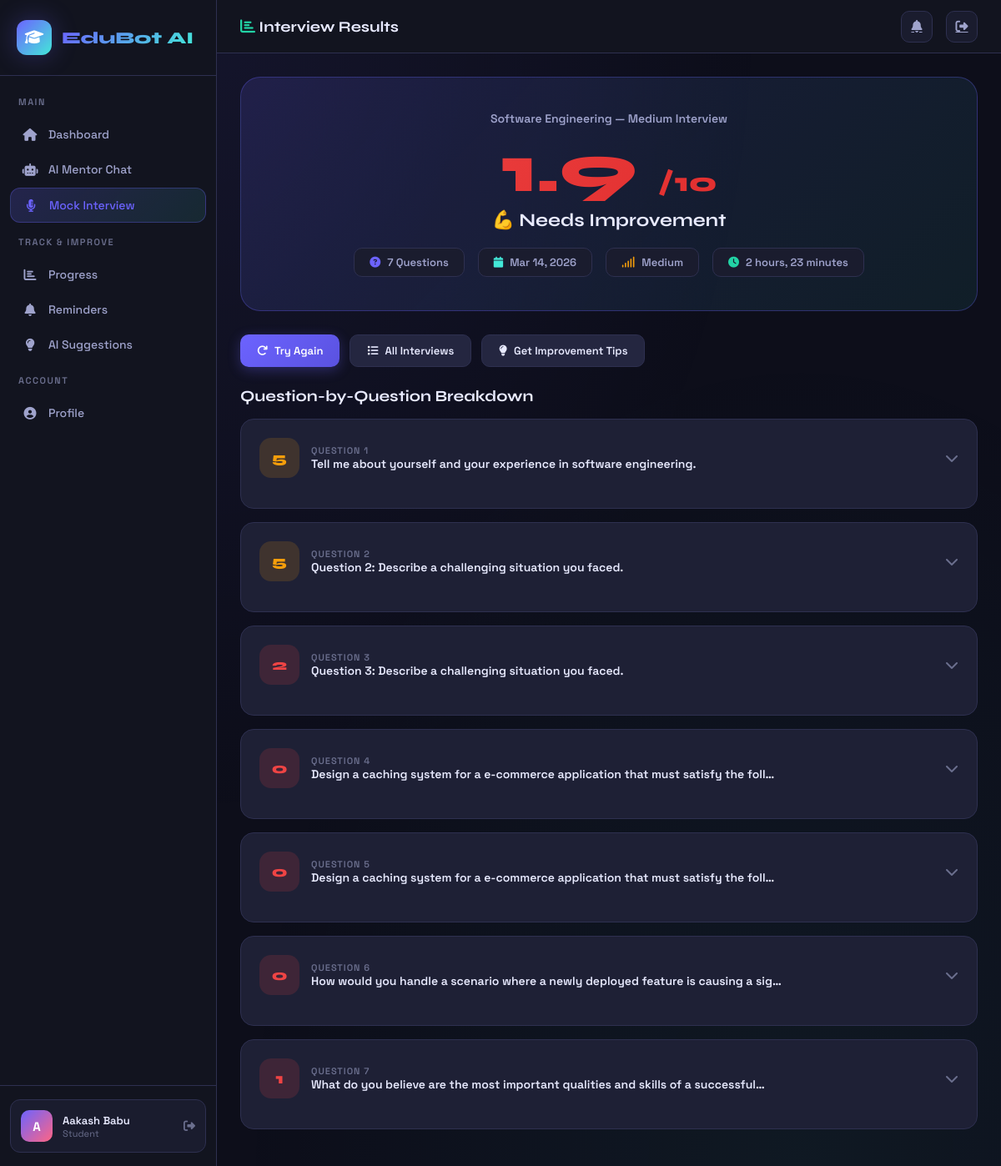
Screenshot of /interview/result/1/ (signed in) with the database file from the repository.
### core/models.py (models this page shows)
class MockInterview(models.Model):
    DOMAINS = [
        ('software_engineering', 'Software Engineering'),
        ('data_science', 'Data Science'),
        ('web_development', 'Web Development'),
        ('machine_learning', 'Machine Learning'),
        ('system_design', 'System Design'),
        ('behavioral', 'Behavioral'),
        ('hr', 'HR Round'),
    ]
    DIFFICULTY = [('easy', 'Easy'), ('medium', 'Medium'), ('hard', 'Hard')]
    STATUS = [('pending', 'Pending'), ('in_progress', 'In Progress'), ('completed', 'Completed')]
    user = models.ForeignKey(User, on_delete=models.CASCADE, related_name='interviews')
    domain = models.CharField(max_length=50, choices=DOMAINS)
    difficulty = models.CharField(max_length=10, choices=DIFFICULTY, default='medium')
    status = models.CharField(max_length=20, choices=STATUS, default='pending')
    overall_score = models.FloatField(null=True, blank=True)
    feedback_summary = models.TextField(blank=True)
    started_at = models.DateTimeField(auto_now_add=True)
    completed_at = models.DateTimeField(null=True, blank=True)
    duration_minutes = models.IntegerField(default=0)
    class Meta:
        ordering = ['-started_at']

class InterviewQuestion(models.Model):
    interview = models.ForeignKey(MockInterview, on_delete=models.CASCADE, related_name='questions')
    question_text = models.TextField()
    question_number = models.IntegerField()
    expected_answer = models.TextField(blank=True)
    user_answer = models.TextField(blank=True)
    score = models.FloatField(null=True, blank=True)
    feedback = models.TextField(blank=True)
    improvement_tips = models.TextField(blank=True)
    answered_at = models.DateTimeField(null=True, blank=True)
    class Meta:
        ordering = ['question_number']

### core/views.py (the view)
# urls.py: path('interview/result/<int:interview_id>/', views.interview_result, name='interview_result'),
@login_required
def interview_result(request, interview_id):
    interview = get_object_or_404(MockInterview, id=interview_id, user=request.user)
    questions = interview.questions.all()
    for q in questions:
        try:
            q.tips_list = json.loads(q.improvement_tips) if q.improvement_tips else []
        except:
            q.tips_list = []
    return render(request, 'interview/result.html', {'interview': interview, 'questions': questions})

### templates/interview/result.html (shortened to what this page needs)
{% extends 'base.html' %}
{% block page_title %}<i class="fas fa-chart-bar" style="color:var(--success)"></i> Interview Results{% endblock %}
{% block content %}
{% with score=interview.overall_score %}
<div class="result-hero">
  <div style="font-size:14px;color:var(--text2);font-weight:600;margin-bottom:12px">{{ interview.get_domain_display }} — {{ interview.get_difficulty_display }} Interview</div>
  <div class="big-score {% if score and score >= 7 %}high{% elif score and score >= 5 %}mid{% else %}low{% endif %}">
    {{ score|floatformat:1|default:"—" }}
    <span style="font-size:32px">/10</span>
  </div>
  <div class="grade-label">
    {% if score and score >= 8 %}🏆 Excellent Performance!
    {% elif score and score >= 6 %}👍 Good Performance
    {% elif score and score >= 4 %}📈 Average — Keep Practicing
    {% else %}💪 Needs Improvement
    {% endif %}
  </div>
  <div class="result-meta">
    <div class="meta-item"><i class="fas fa-question-circle" style="color:var(--primary)"></i> {{ questions.count }} Questions</div>
    <div class="meta-item"><i class="fas fa-calendar" style="color:var(--accent)"></i> {{ interview.started_at|date:"M d, Y" }}</div>
    <div class="meta-item"><i class="fas fa-signal" style="color:var(--warning)"></i> {{ interview.get_difficulty_display }}</div>
    {% if interview.completed_at %}
    <div class="meta-item"><i class="fas fa-clock" style="color:var(--success)"></i> {{ interview.started_at|timesince:interview.completed_at }}</div>
    {% endif %}
  </div>
</div>
{% endwith %}
<div style="display:flex;gap:12px;margin-bottom:24px;flex-wrap:wrap">
  <a href="{% url 'start_interview' %}" class="btn btn-primary"><i class="fas fa-redo"></i> Try Again</a>
  <a href="{% url 'interview_list' %}" class="btn btn-secondary"><i class="fas fa-list"></i> All Interviews</a>
  <a href="{% url 'suggestions' %}" class="btn btn-secondary"><i class="fas fa-lightbulb"></i> Get Improvement Tips</a>
</div>
<h3 style="font-family:'Syne',sans-serif;font-weight:700;margin-bottom:16px">Question-by-Question Breakdown</h3>
{% for q in questions %}
<div class="q-result-card">
  <div class="q-header" onclick="toggleQ({{ forloop.counter }})">
    <div class="q-score-badge" style="background:{% if q.score and q.score >= 7 %}rgba(34,211,165,0.15){% elif q.score and q.score >= 5 %}rgba(245,158,11,0.15){% else %}rgba(239,68,68,0.15){% endif %};color:{% if q.score and q.score >= 7 %}var(--success){% elif q.score and q.score >= 5 %}var(--warning){% else %}var(--danger){% endif %}">
      {{ q.score|floatformat:0|default:"?" }}
    </div>
    <div style="flex:1">
      <div class="q-num-label">Question {{ q.question_number }}</div>
      <div class="q-text-preview">{{ q.question_text|truncatechars:80 }}</div>
    </div>
    <i class="fas fa-chevron-down q-expand-icon" id="icon-{{ forloop.counter }}"></i>
  </div>
</div>
{% endfor %}
{% endblock %}

### templates/base.html (shortened to what this page needs)
<!DOCTYPE html>
<html lang="en">
<head>
<link rel="stylesheet" href="https://cdnjs.cloudflare.com/ajax/libs/font-awesome/6.5.0/css/all.min.css">
</head>
<body>
{% if user.is_authenticated %}
<aside class="sidebar">
  <div class="sidebar-brand">
    <div class="brand-icon"><i class="fas fa-graduation-cap"></i></div>
    <span class="brand-text">EduBot AI</span>
  </div>
  <nav class="sidebar-nav">
    {% if user.is_staff %}
    <div class="nav-section">
      <div class="nav-label">Admin Panel</div>
      <a href="{% url 'admin_dashboard' %}" class="nav-item {% if request.resolver_match.url_name == 'admin_dashboard' %}active{% endif %}">
        <i class="fas fa-fw fa-chart-pie"></i> Dashboard
      </a>
      <a href="{% url 'admin_students' %}" class="nav-item {% if 'students' in request.path %}active{% endif %}">
        <i class="fas fa-fw fa-users"></i> Students
      </a>
      <a href="{% url 'admin_analytics' %}" class="nav-item {% if 'analytics' in request.path %}active{% endif %}">
        <i class="fas fa-fw fa-chart-line"></i> Analytics
      </a>
    </div>
    {% else %}
    <div class="nav-section">
      <div class="nav-label">Main</div>
      <a href="{% url 'dashboard' %}" class="nav-item {% if request.resolver_match.url_name == 'dashboard' %}active{% endif %}">
        <i class="fas fa-fw fa-home"></i> Dashboard
      </a>
      <a href="{% url 'chatbot' %}" class="nav-item {% if 'chat' in request.path %}active{% endif %}">
        <i class="fas fa-fw fa-robot"></i> AI Mentor Chat
      </a>
      <a href="{% url 'interview_list' %}" class="nav-item {% if 'interview' in request.path %}active{% endif %}">
        <i class="fas fa-fw fa-microphone-alt"></i> Mock Interview
      </a>
    </div>
    <div class="nav-section">
      <div class="nav-label">Track & Improve</div>
      <a href="{% url 'progress' %}" class="nav-item {% if 'progress' in request.path %}active{% endif %}">
        <i class="fas fa-fw fa-chart-bar"></i> Progress
      </a>
      <a href="{% url 'reminders' %}" class="nav-item {% if 'reminder' in request.path %}active{% endif %}">
        <i class="fas fa-fw fa-bell"></i> Reminders
      </a>
      <a href="{% url 'suggestions' %}" class="nav-item {% if 'suggestion' in request.path %}active{% endif %}">
        <i class="fas fa-fw fa-lightbulb"></i> AI Suggestions
      </a>
    </div>
    <div class="nav-section">
      <div class="nav-label">Account</div>
      <a href="{% url 'profile' %}" class="nav-item {% if 'profile' in request.path %}active{% endif %}">
        <i class="fas fa-fw fa-user-circle"></i> Profile
      </a>
    </div>
    {% endif %}
  </nav>
  <div class="sidebar-footer">
    <div class="user-card">
      <div class="user-avatar">{{ user.username|first|upper }}</div>
      <div class="user-info">
        <div class="user-name">{{ user.get_full_name|default:user.username }}</div>
        <div class="user-role">{% if user.is_staff %}Administrator{% else %}Student{% endif %}</div>
      </div>
      <a href="{% url 'logout' %}" class="user-logout" title="Logout"><i class="fas fa-sign-out-alt"></i></a>
    </div>
  </div>
</aside>
<main class="main">
  <div class="topbar">
    <span class="topbar-title">{% block page_title %}Dashboard{% endblock %}</span>
    {% if not user.is_staff %}
    <a href="{% url 'reminders' %}" class="topbar-btn" title="Reminders"><i class="fas fa-bell"></i></a>
    {% endif %}
    <a href="{% url 'logout' %}" class="topbar-btn" title="Logout"><i class="fas fa-sign-out-alt"></i></a>
  </div>
  <div class="content">
    {% block content %}{% endblock %}
  </div>
</main>
{% else %}
{% block auth_content %}{% endblock %}
{% endif %}
</body>
</html>

### templates/base.html (style rules this page uses)
:root { --primary: #6C63FF; --primary-dark: #5A52E0; --secondary: #FF6584; --accent: #43E8D8; --success: #22D3A5; --warning: #F59E0B; --danger: #EF4444; --bg: #0D0E1A; --bg2: #12141F; --bg3: #1A1C2E; --card: #1E2035; --card2: #242640; --border: #2E3050; --text: #E8EAFF; --text2: #9FA3CC; --text3: #6B6F8E; --glow: 0 0 30px rgba(108,99,255,0.3); --shadow: 0 8px 32px rgba(0,0,0,0.4); --radius: 16px; }
* { margin:0;padding:0;box-sizing:border-box }
body { font-family:'Space Grotesk',sans-serif;background:var(--bg);color:var(--text);min-height:100vh;overflow-x:hidden }
body::before { content:'';position:fixed;top:0;left:0;right:0;bottom:0;background:radial-gradient(ellipse at 20% 0%,rgba(108,99,255,0.08) 0%,transparent 50%),radial-gradient(ellipse at 80% 100%,rgba(67,232,216,0.05) 0%,transparent 50%);pointer-events:none;z-index:0 }
.sidebar { position:fixed;left:0;top:0;bottom:0;width:260px;background:var(--bg2);border-right:1px solid var(--border);z-index:100;display:flex;flex-direction:column;transition:.3s }
.sidebar-brand { padding:24px 20px;display:flex;align-items:center;gap:12px;border-bottom:1px solid var(--border) }
.brand-icon { width:42px;height:42px;background:linear-gradient(135deg,var(--primary),var(--accent));border-radius:12px;display:flex;align-items:center;justify-content:center;font-size:18px;color:#fff;box-shadow:var(--glow) }
.brand-text { font-family:'Syne',sans-serif;font-size:20px;font-weight:800;background:linear-gradient(135deg,var(--primary),var(--accent));-webkit-background-clip:text;-webkit-text-fill-color:transparent }
.sidebar-nav { flex:1;padding:16px 12px;overflow-y:auto }
.nav-section { margin-bottom:8px }
.nav-label { font-size:11px;font-weight:600;color:var(--text3);text-transform:uppercase;letter-spacing:1.5px;padding:8px 10px;margin-bottom:4px }
.nav-item { display:flex;align-items:center;gap:12px;padding:11px 14px;border-radius:12px;color:var(--text2);text-decoration:none;font-size:14px;font-weight:500;transition:.2s;margin-bottom:2px;position:relative }
.nav-item.active { background:linear-gradient(135deg,rgba(108,99,255,0.2),rgba(67,232,216,0.1));color:var(--primary);border:1px solid rgba(108,99,255,0.3) }
.nav-item .fa-fw { width:20px;font-size:15px }
.sidebar-footer { padding:16px 12px;border-top:1px solid var(--border) }
.user-card { display:flex;align-items:center;gap:12px;padding:12px;background:var(--bg3);border-radius:12px;border:1px solid var(--border) }
.user-avatar { width:38px;height:38px;border-radius:10px;background:linear-gradient(135deg,var(--primary),var(--secondary));display:flex;align-items:center;justify-content:center;font-weight:700;font-size:15px;color:#fff;flex-shrink:0 }
.user-info { flex:1;min-width:0 }
.user-name { font-size:13px;font-weight:600;color:var(--text);white-space:nowrap;overflow:hidden;text-overflow:ellipsis }
.user-role { font-size:11px;color:var(--text3) }
.user-logout { color:var(--text3);font-size:14px;text-decoration:none;transition:.2s }
.main { margin-left:260px;min-height:100vh;display:flex;flex-direction:column }
.topbar { background:var(--bg2);border-bottom:1px solid var(--border);padding:0 28px;height:64px;display:flex;align-items:center;gap:16px;position:sticky;top:0;z-index:50 }
.topbar-title { font-family:'Syne',sans-serif;font-size:18px;font-weight:700 }
.topbar-btn { width:38px;height:38px;border-radius:10px;background:var(--bg3);border:1px solid var(--border);color:var(--text2);display:flex;align-items:center;justify-content:center;cursor:pointer;transition:.2s;font-size:15px }
.content { flex:1;padding:28px;position:relative;z-index:1 }
.btn { display:inline-flex;align-items:center;gap:8px;padding:10px 20px;border-radius:10px;font-size:13px;font-weight:600;cursor:pointer;border:none;text-decoration:none;transition:.2s;font-family:inherit }
.btn-primary { background:linear-gradient(135deg,var(--primary),var(--primary-dark));color:#fff;box-shadow:0 4px 15px rgba(108,99,255,0.3) }
.btn-secondary { background:var(--card2);color:var(--text);border:1px solid var(--border) }

### rows the page displays
MockInterview: domain "Software Engineering", difficulty "Medium", overall_score "1.9", started_at "Mar 14, 2026", started_at "2 hours, 23 minutes"
InterviewQuestion: score "5", question_number "1", question_text "Tell me about yourself and your experience in software engineering."
InterviewQuestion: score "5", question_number "2", question_text "Question 2: Describe a challenging situation you faced."
InterviewQuestion: score "2", question_number "3", question_text "Question 3: Describe a challenging situation you faced."
InterviewQuestion: score "0", question_number "4", question_text "Design a caching system for a e-commerce application that must satisfy the foll…"
InterviewQuestion: score "0", question_number "5", question_text "Design a caching system for a e-commerce application that must satisfy the foll…"
InterviewQuestion: score "0", question_number "6", question_text "How would you handle a scenario where a newly deployed feature is causing a sig…"
InterviewQuestion: score "1", question_number "7", question_text "What do you believe are the most important qualities and skills of a successful…"

### other values shown
{{ user.username|first|upper }} "A"
{{ user.get_full_name|default:user.username }} "Aakash Babu"
{{ questions.count }} "7"
